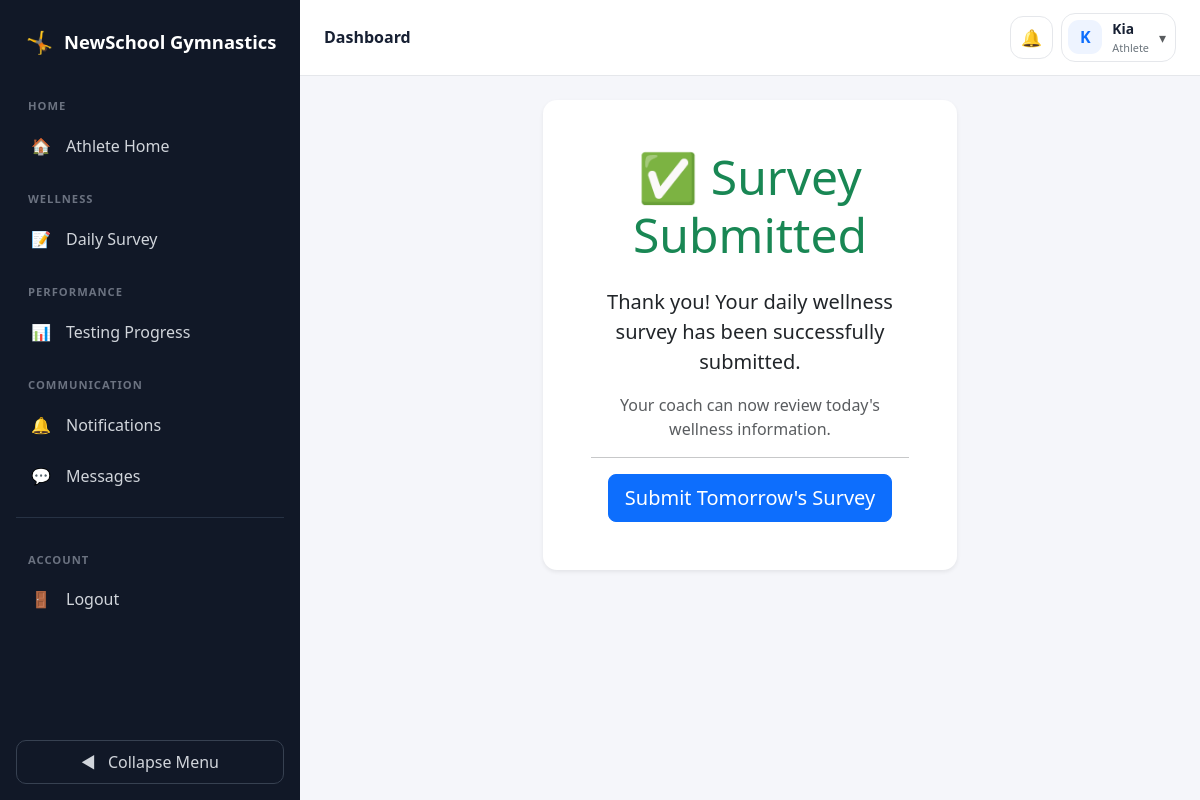
Screenshot of /surveys/success/ (signed in) with the database file from the repository.
### accounts/models.py (models this page shows)
class User(AbstractUser):
    ROLE_CHOICES = [
        ('admin', 'Admin'),
        ('head_coach', 'Head Coach'),
        ('coach', 'Coach'),
        ('athlete', 'Athlete'),
        ('parent', 'Parent'),
    ]
    role = models.CharField(max_length=20, choices=ROLE_CHOICES)

### surveys/views.py (the view)
# urls.py: path('success/', survey_success, name='survey_success'),
@login_required
def survey_success(request):
    return render(request, "surveys/success.html")

### surveys/templates/surveys/success.html (shortened to what this page needs)
{% extends "base.html" %}
{% block content %}
<div class="row justify-content-center">
    <div class="col-md-8 col-lg-6">
        <div class="card shadow-sm">
            <div class="card-body text-center p-5">
                <h1 class="display-5 text-success">
                    ✅ Survey Submitted
                </h1>
                <p class="lead mt-4">
                    Thank you! Your daily wellness survey has been successfully submitted.
                </p>
                <p class="text-muted">
                    Your coach can now review today's wellness information.
                </p>
                <hr>
                <a href="{% url 'submit_survey' %}" class="btn btn-primary btn-lg">
                    Submit Tomorrow's Survey
                </a>
            </div>
        </div>
    </div>
</div>
{% endblock %}

### templates/base.html (shortened to what this page needs)
<!DOCTYPE html>
<html lang="en">
<head>
    <link
        href="https://cdn.jsdelivr.net/npm/bootstrap@5.3.3/dist/css/bootstrap.min.css"
        rel="stylesheet"
    >
</head>
<body>
<div class="d-flex app-shell">
    <nav
        class="sidebar"
        id="sidebar"
    >
        <div class="sidebar-brand">
            <span class="sidebar-brand-icon">
                🤸
            </span>
            <span class="brand-text">
                NewSchool Gymnastics
            </span>
        </div>
        <div class="sidebar-navigation">
            {% if user.is_authenticated %}
                {% if user.role == 'coach' or user.role == 'head_coach' %}
                    <div class="sidebar-section">
                        Home
                    </div>
                    <a
                        href="{% url 'coach_dashboard' %}"
                        class="sidebar-link"
                        title="Dashboard"
                    >
                        <span class="sidebar-icon">
                            🏠
                        </span>
                        <span class="sidebar-label">
                            Dashboard
                        </span>
                    </a>
                    <div class="sidebar-section">
                        Athletes
                    </div>
                    <a
                        href="{% url 'athlete_search' %}"
                        class="sidebar-link"
                        title="Athlete Search"
                    >
                        <span class="sidebar-icon">
                            👥
                        </span>
                        <span class="sidebar-label">
                            Athlete Search
                        </span>
                    </a>
                    <a
                        href="{% url 'take_attendance' %}"
                        class="sidebar-link"
                        title="Attendance"
                    >
                        <span class="sidebar-icon">
                            ✅
                        </span>
                        <span class="sidebar-label">
                            Attendance
                        </span>
                    </a>
                    <a
                        href="{% url 'team_skills_dashboard' %}"
                        class="sidebar-link"
                        title="Team Skills"
                    >
                        <span class="sidebar-icon">
                            🏆
                        </span>
                        <span class="sidebar-label">
                            Team Skills
                        </span>
                    </a>
                    <div class="sidebar-section">
                        Performance
                    </div>
                    <a
                        href="{% url 'testing_session_list' %}"
                        class="sidebar-link"
                        title="Testing Sessions"
                    >
                        <span class="sidebar-icon">
                            📊
                        </span>
                        <span class="sidebar-label">
                            Testing Sessions
                        </span>
                    </a>
                    <a
                        href="{% url 'testing_exercise_list' %}"
                        class="sidebar-link"
                        title="Exercise Library"
                    >
                        <span class="sidebar-icon">
                            🏋️
                        </span>
                        <span class="sidebar-label">
                            Exercise Library
                        </span>
                    </a>
                    <div class="sidebar-section">
                        Planning
                    </div>
                    <a
                        href="{% url 'add_event' %}"
                        class="sidebar-link"
                        title="Create Event"
                    >
                        <span class="sidebar-icon">
                            📅
                        </span>
                        <span class="sidebar-label">
                            Create Event
                        </span>
                    </a>
                    <div class="sidebar-section">
                        Insights
                    </div>
                    <a
                        href="{% url 'report_center' %}"
                        class="sidebar-link"
                        title="Reports Center"
                    >
                        <span class="sidebar-icon">
                            📈
                        </span>
                        <span class="sidebar-label">
                            Reports
                        </span>
                    </a>
                {% elif user.role == 'athlete' %}
                    <div class="sidebar-section">
                        Home
                    </div>
                    <a
                        href="{% url 'athlete_dashboard' %}"
                        class="sidebar-link"
                        title="Athlete Home"
                    >
                        <span class="sidebar-icon">
                            🏠
                        </span>
                        <span class="sidebar-label">
                            Athlete Home
                        </span>
                    </a>
                    <div class="sidebar-section">
                        Wellness
                    </div>
                    <a
                        href="{% url 'submit_survey' %}"
                        class="sidebar-link"
                        title="Daily Survey"
                    >
                        <span class="sidebar-icon">
                            📝
                        </span>
                        <span class="sidebar-label">
                            Daily Survey
                        </span>
                    </a>
                    <div class="sidebar-section">
                        Performance
                    </div>
                    <a
                        href="{% url 'athlete_testing_history' %}"
                        class="sidebar-link"
                        title="Testing Progress"
                    >
                        <span class="sidebar-icon">
                            📊
                        </span>
                        <span class="sidebar-label">
                            Testing Progress
                        </span>
                    </a>
                {% endif %}
                <div class="sidebar-section">
                    Communication
                </div>
                <a
                    href="{% url 'notification_list' %}"
                    class="sidebar-link"
                    title="Notifications"
                >
                    <span class="sidebar-icon">
                        🔔
                    </span>
                    <span class="sidebar-label">
                        Notifications
                    </span>
                </a>
                <a
                    href="{% url 'communication_inbox' %}"
                    class="sidebar-link"
                    title="Messages"
                >
                    <span class="sidebar-icon">
                        💬
                    </span>
                    <span class="sidebar-label">
                        Messages
                    </span>
                </a>
                <div class="sidebar-account">
                    <div class="sidebar-section">
                        Account
                    </div>
                    <form
                        method="post"
                        action="{% url 'logout' %}"
                        class="m-0"
                    >
                        <button
                            type="submit"
                            class="sidebar-link sidebar-link-button"
                            title="Logout"
                        >
                            <span class="sidebar-icon">
                                🚪
                            </span>
                            <span class="sidebar-label">
                                Logout
                            </span>
                        </button>
                    </form>
                </div>
            {% endif %}
        </div>
        <div class="sidebar-toggle-wrapper">
            <button
                type="button"
                class="sidebar-toggle"
                id="sidebar-toggle"
            >
                <span id="toggle-icon">
                </span>
                <span
                    class="toggle-label ms-2"
                    id="toggle-label"
                >
                </span>
            </button>
        </div>
    </nav>
    <div class="main-area">
        <header class="topbar">
            <div class="d-flex flex-wrap justify-content-between align-items-center gap-3">
                <div class="d-flex align-items-center gap-3">
                    <div class="topbar-title">
                        {% block page_header %}
                            Dashboard
                        {% endblock %}
                    </div>
                </div>
                {% if user.is_authenticated %}
                    <div class="d-flex align-items-center gap-2">
                        <div class="dropdown">
                            <button
                                class="notification-bell-button"
                                type="button"
                                data-bs-toggle="dropdown"
                                data-bs-auto-close="outside"
                                aria-expanded="false"
                                aria-label="Open notifications"
                            >
                                🔔
                            </button>
                        </div>
                        <div class="dropdown">
                            <button
                                class="user-menu-button"
                                type="button"
                                data-bs-toggle="dropdown"
                                aria-expanded="false"
                            >
                                <span class="user-avatar">
                                    {% if user.first_name %}
                                        {{ user.first_name|first }}
                                    {% else %}
                                        {{ user.username|first }}
                                    {% endif %}
                                </span>
                                <span class="user-menu-details text-start">
                                    <span class="user-menu-name d-block">
                                        {% if user.get_full_name %}
                                            {{ user.get_full_name }}
                                        {% else %}
                                            {{ user.username }}
                                        {% endif %}
                                    </span>
                                    <span class="user-menu-role d-block">
                                        {{ user.role|default:"User" }}
                                    </span>
                                </span>
                                <span class="text-muted small">
                                    ▾
                                </span>
                            </button>
                        </div>
                    </div>
                {% endif %}
            </div>
        </header>
        <main class="main-content">
            {% block content %}
            {% endblock %}
        </main>
    </div>
</div>
</body>
</html>

### rows the page displays
User: username|first "K", username "Kia", role "Athlete"
